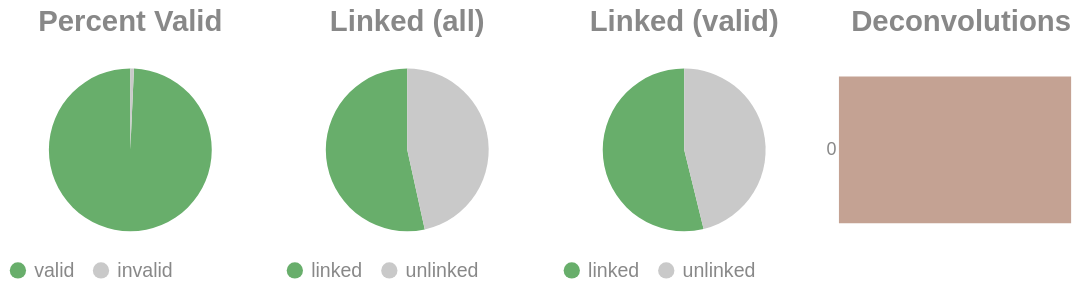

Notebook source saved alongside this figure:
### Code cell
if SKIPLR:
    pass
else:
    clash = Counter()
    for i in valids['molecule'].to_list():
        _mol = i.split("-")
        if len(_mol) == 1:
            clash.update('0')
        else:
            clash.update(_mol[-1])

    _d = {"deconvolutions": [], 'count': []}
    for k,v in clash.items():
        _d['deconvolutions'].append(k)
        _d['count'].append(v)

    tot_valid = valids['reads'].sum()
    mask = valids['reads'] >= 2
    n_linked_reads = valids.filter(mask)['reads'].sum()
    if n_linked_reads == 0:
        print_html("No linked molecules (>=2 reads) were detected; skipping linked-only distributions.")
        SKIPLR = True
    else:
        perc_valid = round(tot_valid / n_reads, 4)
        linked_perc_abs = round(n_linked_reads / n_reads, 4)
        linked_perc = round(n_linked_reads / tot_valid, 4)

    _valid = pl.DataFrame({"valids": ['valid', 'invalid'], "count": [tot_valid, n_reads - tot_valid]})
    _linked_abs = pl.DataFrame({"linked (absolute)": ['linked', 'unlinked'], "count": [n_linked_reads, n_reads - n_linked_reads]})
    _linked_rel = pl.DataFrame({"linked (valids)": ['linked', 'unlinked'], "count": [n_linked_reads, tot_valid - n_linked_reads]})

    (
        alt.hconcat(
            piechart(_valid, goodval = 'valid', title = "Percent Valid"),
            piechart(_linked_abs, goodval = "linked", title =  "Linked (all)"),
            piechart(_linked_rel, goodval = "linked", title =  "Linked (valid)"),
            convolutionbar(pl.DataFrame(_d), title = "Deconvolutions"),
            center = True,
            bounds = 'flush'
        )
        .resolve_scale(color='independent')
        .resolve_legend('independent')
        .properties(usermeta={'embedOptions': {"actions": False}})
    ).display()

### Figure 1 — Vega-Lite specification as saved in the notebook (floating-point values rounded to 4 significant figures)
{"width": "container", "height": 400, "config": {"title": {"anchor": "start", "dy": -15, "fontSize": 18, "color": "#888888", "subtitleColor": "#888888", "subtitleFontSize": 14}, "arc": {"fill": "#0072B2"}, "axis": {"domainColor": "#888888", "domainWidth": 0.5, "gridWidth": 0.2, "grid": false, "titleFontWeight": 400, "titleFontSize": 15, "labelFontSize": 11, "labelColor": "#888888", "tickColor": "#888888", "tickWidth": 0.2, "titleColor": "#888888"}, "axisBand": {"grid": false}, "axisX": {"grid": true, "tickSize": 10, "domainCap": "round"}, "axisY": {"domain": false, "grid": true, "tickSize": 0, "domainCap": "round"}, "background": "transparent", "header": {"labelFontSize": 15, "labelColor": "#888888", "titleFontSize": 15, "titleFontWeight": 600, "titleColor": "#888888"}, "legend": {"labelFont": "sans-serif", "labelFontSize": 12, "labelColor": "#888888", "symbolSize": 100, "symbolType": "circle", "titleFontSize": 12, "titlePadding": 10, "titleColor": "#888888", "title": null}, "range": {"category": ["#E69F00", "#56B4E9", "#009E73", "#F0E442", "#0072B2", "#D55E00", "#CC79A7", "#000000"], "diverging": ["#cfe8f3", "#a2d4ec", "#73bfe2", "#46abdb", "#1696d2", "#12719e"]}, "area": {"fill": "#0072B2", "fillOpacity": 0.7, "line": true, "strokeOpacity": 0.7}, "line": {"color": "#0072B2", "stroke": "#0072B2", "strokeWidth": 2}, "trail": {"color": "#0072B2", "stroke": "#0072B2", "strokeWidth": 0, "size": 1}, "point": {"filled": true, "fillOpacity": 1.0, "size": 95}, "text": {"color": "#888888", "fontSize": 11, "align": "right", "fontWeight": 400, "size": 11}, "bar": {"fill": "#0072B2", "stroke": null}, "view": {"stroke": null, "continuousWidth": 660, "continuousHeight": 400}}, "hconcat": [{"data": {"name": "data-05ce47e06e91c66b9437f52d5c880f86"}, "mark": {"type": "arc"}, "encoding": {"color": {"field": "valids", "legend": {"orient": "bottom", "title": null}, "scale": {"domain": ["valid", "invalid"], "range": ["#68ae6b", "#C9C9C9"]}, "title": "Valids", "type": "nominal"}, "theta": {"field": "count", "type": "quantitative"}, "tooltip": [{"field": "valids", "title": "Valids", "type": "ordinal"}, {"field": "percent", "format": ".2%", "title": "Percent", "type": "quantitative"}, {"field": "count", "title": "Count", "type": "quantitative"}]}, "height": 100, "title": {"text": "Percent Valid", "align": "center", "anchor": "middle"}, "transform": [{"calculate": "datum.count / 1864714", "as": "percent"}], "width": 150}, {"data": {"name": "data-b12f6ce6241111a15f3c76bc83f73742"}, "mark": {"type": "arc"}, "encoding": {"color": {"field": "linked (absolute)", "legend": {"orient": "bottom", "title": null}, "scale": {"domain": ["linked", "unlinked"], "range": ["#68ae6b", "#C9C9C9"]}, "title": "Linked (Absolute)", "type": "nominal"}, "theta": {"field": "count", "type": "quantitative"}, "tooltip": [{"field": "linked (absolute)", "title": "Linked (Absolute)", "type": "ordinal"}, {"field": "percent", "format": ".2%", "title": "Percent", "type": "quantitative"}, {"field": "count", "title": "Count", "type": "quantitative"}]}, "height": 100, "title": {"text": "Linked (all)", "align": "center", "anchor": "middle"}, "transform": [{"calculate": "datum.count / 1864714", "as": "percent"}], "width": 150}, {"data": {"name": "data-ed1bcb5e05e7bf76490d46218478ea94"}, "mark": {"type": "arc"}, "encoding": {"color": {"field": "linked (valids)", "legend": {"orient": "bottom", "title": null}, "scale": {"domain": ["linked", "unlinked"], "range": ["#68ae6b", "#C9C9C9"]}, "title": "Linked (Valids)", "type": "nominal"}, "theta": {"field": "count", "type": "quantitative"}, "tooltip": [{"field": "linked (valids)", "title": "Linked (Valids)", "type": "ordinal"}, {"field": "percent", "format": ".2%", "title": "Percent", "type": "quantitative"}, {"field": "count", "title": "Count", "type": "quantitative"}]}, "height": 100, "title": {"text": "Linked (valid)", "align": "center", "anchor": "middle"}, "transform": [{"calculate": "datum.count / 1851432", "as": "percent"}], "width": 150}, {"data": {"name": "data-ab6d9094b858c9437dc0bc4827a94ea6"}, "mark": {"type": "bar"}, "encoding": {"color": {"field": "deconvolutions", "legend": null, "scale": {"scheme": "lightgreyred"}, "type": "nominal"}, "tooltip": [{"field": "deconvolutions", "title": "Deconvolutions", "type": "ordinal"}, {"field": "percent", "format": ".2%", "title": "Percent", "type": "quantitative"}, {"field": "count", "title": "Count", "type": "quantitative"}], "x": {"axis": null, "field": "count", "type": "quantitative"}, "y": {"field": "deconvolutions", "sort": "ascending", "title": null, "type": "nominal"}}, "height": 100, "title": {"text": "Deconvolutions", "align": "center", "anchor": "middle"}, "transform": [{"calculate": "datum.count / 1140264", "as": "percent"}], "width": 150}], "bounds": "flush", "center": true, "resolve": {"legend": {"angle": "independent"}, "scale": {"color": "independent"}}, "usermeta": {"embedOptions": {"actions": false}}, "$schema": "https://vega.github.io/schema/vega-lite/v6.1.0.json", "datasets": {"data-05ce47e06e91c66b9437f52d5c880f86": [{"valids": "valid", "count": 1851432}, {"valids": "invalid", "count": 13282}], "data-b12f6ce6241111a15f3c76bc83f73742": [{"linked (absolute)": "linked", "count": 996757}, {"linked (absolute)": "unlinked", "count": 867957}], "data-ed1bcb5e05e7bf76490d46218478ea94": [{"linked (valids)": "linked", "count": 996757}, {"linked (valids)": "unlinked", "count": 854675}], "data-ab6d9094b858c9437dc0bc4827a94ea6": [{"deconvolutions": "0", "count": 1140264}]}}
